Frame 1 (no input): blank canvas, image omitted
Frame 60 (no input): blank canvas, image omitted
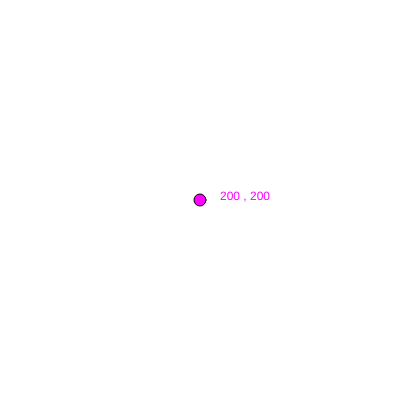
Frame 120 (the mouse pressed at the canvas centre since frame 60)

The p5.js sketch whose frames 1 and 60 were blank and that drew this single picture after the mouse press (run headless with seeded random() and noise() and a simulated clock; from frame 60 on, the mouse is pressed at the canvas centre):

// p5.js sketch
// ── sketch.js
function setup(){
	createCanvas(400, 400);
	fill(255, 0, 255);
}

function draw(){
	background(255);
	ellipse(mouseX, mouseY, 12, 12);
	var label = mouseX+" , "+mouseY;
	text(label, mouseX+20, mouseY);
}
